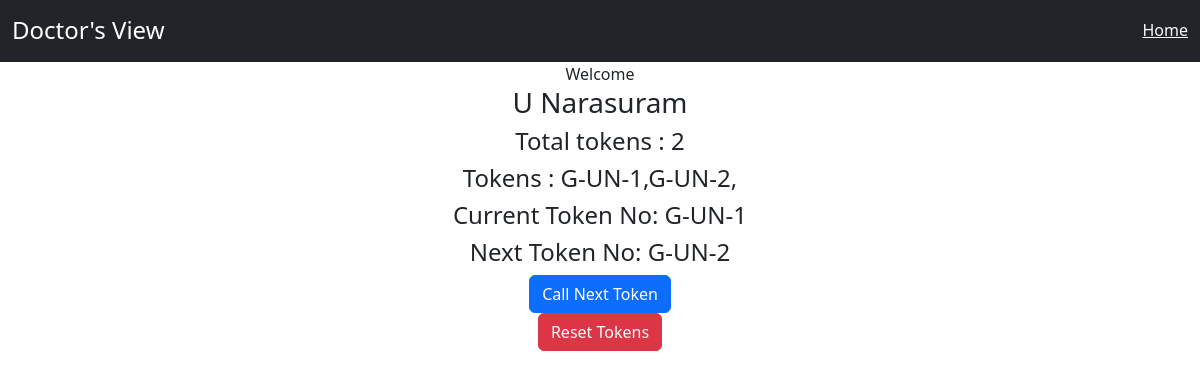
/doctors/current_token/6, run on the app's committed database.
### vending_machine/models.py (models this page shows, shortened)
class Doctors(models.Model):
    serial_no = models.CharField(max_length=100)
    first_name = models.CharField(max_length=100)
    last_name = models.CharField(max_length=100)
    department = models.ForeignKey(Departments,on_delete=models.CASCADE)
    tokens = models.CharField(max_length=300,blank=True,default="")
    current_token = models.CharField(max_length=10,blank=True,default="")
    next_token = models.CharField(max_length=10,blank=True,default="")
    class Meta:
        verbose_name_plural = "Doctors"

### doctor_app/views.py (the view)
# urls.py: path("current_token/<slug:doctor_id>",views.current_token,name="current_token"),
def current_token(request,doctor_id):
    confirm_doctor = Doctors.objects.get(id=doctor_id)
    doctor_name = confirm_doctor.first_name + " " + confirm_doctor.last_name
    tokens = confirm_doctor.tokens
    token_list = tokens.split(",")
    if len(token_list) > 0:
        current_token = token_list[0]
    confirm_doctor.current_token = current_token
    next_token_index = token_list.index(current_token)
    confirm_doctor.next_token = token_list[next_token_index + 1]
    confirm_doctor.save()
    total_tokens = len(token_list)
    context = {
        "doctor_obj": confirm_doctor,
        "doctor_name": doctor_name,
        "tokens": tokens,
        "current_token":current_token,
        "next_token" : next_token,
        "total_tokens" : total_tokens-1,
    }
    return render(request,"doctor_app/doctor_loggedin.html",context)

### doctor_app/templates/doctor_app/doctor_loggedin.html
{% extends 'doctor_app/base_doctors.html'%}
{% block body %}
<body class="text-center">
    Welcome <h3>{{doctor_name}}</h3>
    <h4>Total tokens : {{total_tokens}}</h4>
    <h4>Tokens : {{tokens}} </h4>
<h4>Current Token No: {{doctor_obj.current_token}}</h4>
<h4>Next Token No: {{doctor_obj.next_token}}</h4>
{% if doctor_obj.current_token == ""%}
<a href="{% url 'current_token' doctor_obj.id %}"  class="btn btn-primary"> Call Next Token</a>  <br>
    {% else %}
<a href="{% url 'next_token' doctor_obj.id doctor_obj.current_token %}"  class="btn btn-primary"> Call Next Token</a>  <br>
    {% endif %}
<a href="{% url 'reset_tokens' doctor_obj.id %}" onclick="return confirm('Are you sure you wnat to reset the tokens?')" class="btn btn-danger"> Reset Tokens</a>
</body>
{% endblock %}

### data on the page
Doctors: tokens "G-UN-1,G-UN-2,", current_token "G-UN-1", next_token "G-UN-2"

### other printed values
{{ doctor_name }} "U Narasuram"
{{ total_tokens }} "2"
